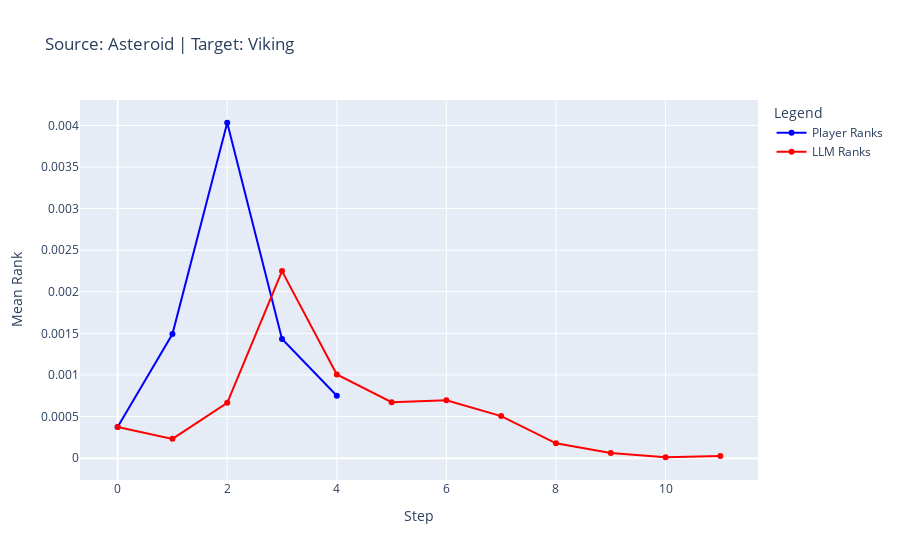
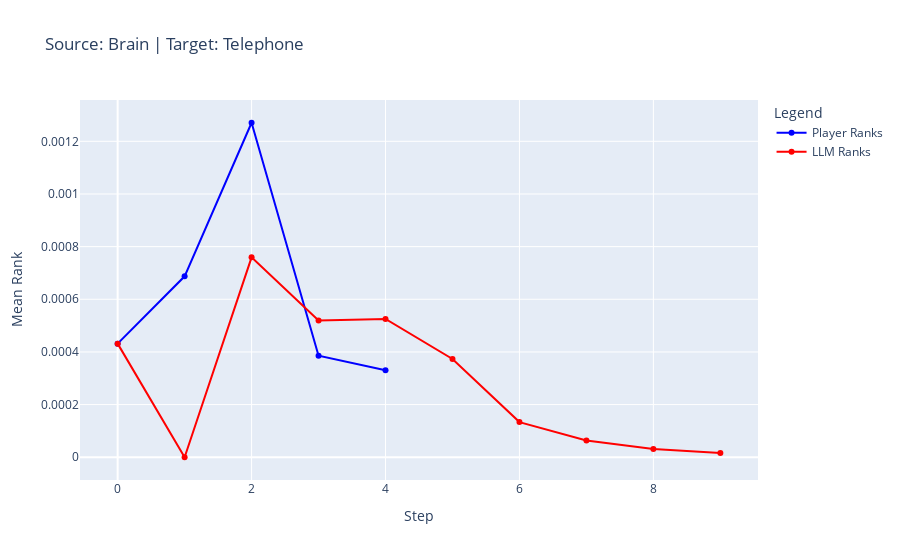
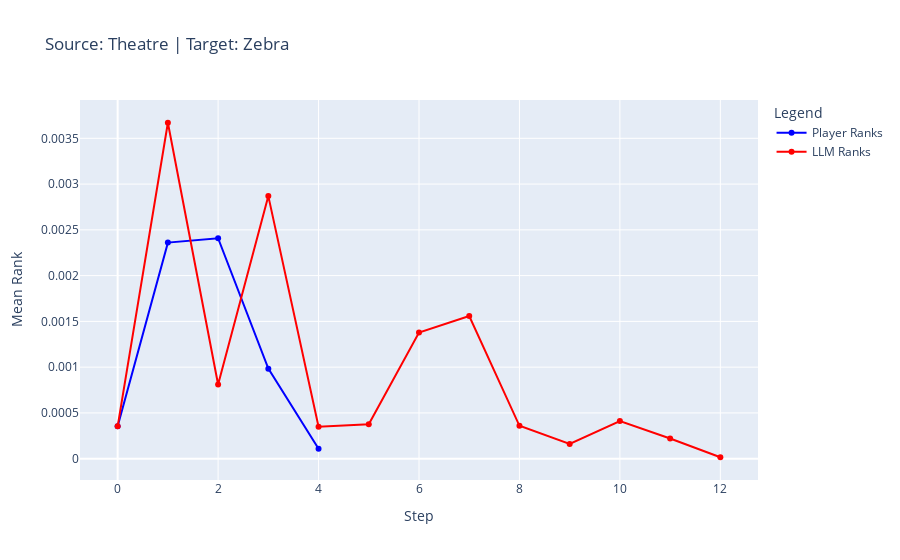
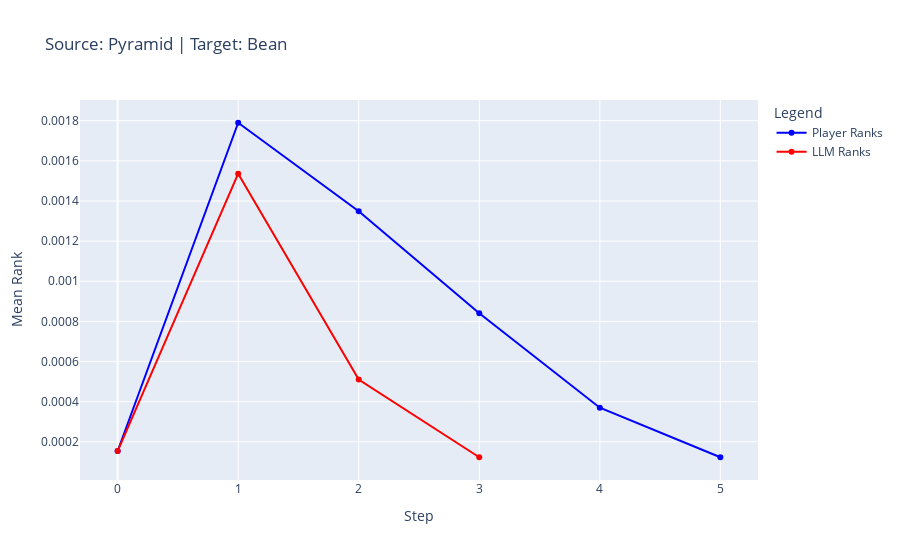

Notebook source saved alongside these figures, in order:
### Markdown cell above
## What is the LLM's strategy?
We studied the LLM strategy to know why they don't get as good performance as real players. We ran page rank algorithm on the graph of links and plotted the average ranks of nodes for the most common path lengths for players and LLMs on each source-target pair. We can see that players tend to go up quickly to a "Hub" and then go down to the target. The LLMs on the other hand don't have a clear pattern in their paths. This confirms to us that they are not good on all tasks and also that they are not very consistent. However, we observed that when they use the "Hub" strategy they are as god as humans (example: Batman -> The Holocaust path).

### Code cell
utils.plot_llm_vs_players_strategies(sources, targets, finished_paths_df, llm_paths, ranks)

### Figure 1 — Plotly figure (JSON) as saved in the notebook; plotly's stock layout.template omitted (floating-point values rounded to 4 significant figures)
{"data": [{"line": {"color": "blue"}, "mode": "lines+markers", "name": "Player Ranks", "type": "scatter", "x": [0, 1, 2, 3, 4], "y": [0.0003744, 0.001492, 0.004032, 0.001432, 0.0007504]}, {"line": {"color": "red"}, "mode": "lines+markers", "name": "LLM Ranks", "type": "scatter", "x": [0, 1, 2, 3, 4, 5, 6, 7, 8, 9, 10, 11], "y": [0.0003744, 0.0002317, 0.0006647, 0.002248, 0.001006, 0.0006734, 0.000696, 0.0005052, 0.0001779, 6.242e-05, 1.076e-05, 2.588e-05]}], "layout": {"legend": {"title": {"text": "Legend"}}, "title": {"text": "Source: Asteroid | Target: Viking"}, "xaxis": {"title": {"text": "Step"}}, "yaxis": {"title": {"text": "Mean Rank"}}}}

### Figure 2 — Plotly figure (JSON) as saved in the notebook; plotly's stock layout.template omitted (floating-point values rounded to 4 significant figures)
{"data": [{"line": {"color": "blue"}, "mode": "lines+markers", "name": "Player Ranks", "type": "scatter", "x": [0, 1, 2, 3, 4], "y": [0.0004316, 0.0006873, 0.001271, 0.0003856, 0.0003306]}, {"line": {"color": "red"}, "mode": "lines+markers", "name": "LLM Ranks", "type": "scatter", "x": [0, 1, 2, 3, 4, 5, 6, 7, 8, 9], "y": [0.0004316, 0, 0.0007593, 0.0005193, 0.0005251, 0.0003733, 0.0001335, 6.392e-05, 3.148e-05, 1.574e-05]}], "layout": {"legend": {"title": {"text": "Legend"}}, "title": {"text": "Source: Brain | Target: Telephone"}, "xaxis": {"title": {"text": "Step"}}, "yaxis": {"title": {"text": "Mean Rank"}}}}

### Figure 3 — Plotly figure (JSON) as saved in the notebook; plotly's stock layout.template omitted (floating-point values rounded to 4 significant figures)
{"data": [{"line": {"color": "blue"}, "mode": "lines+markers", "name": "Player Ranks", "type": "scatter", "x": [0, 1, 2, 3, 4], "y": [0.0003531, 0.00236, 0.002409, 0.0009836, 0.0001092]}, {"line": {"color": "red"}, "mode": "lines+markers", "name": "LLM Ranks", "type": "scatter", "x": [0, 1, 2, 3, 4, 5, 6, 7, 8, 9, 10, 11, 12], "y": [0.0003531, 0.00367, 0.0008101, 0.002869, 0.000348, 0.0003756, 0.001379, 0.001558, 0.0003592, 0.0001603, 0.0004119, 0.0002202, 1.56e-05]}], "layout": {"legend": {"title": {"text": "Legend"}}, "title": {"text": "Source: Theatre | Target: Zebra"}, "xaxis": {"title": {"text": "Step"}}, "yaxis": {"title": {"text": "Mean Rank"}}}}

### Figure 4 — Plotly figure (JSON) as saved in the notebook; plotly's stock layout.template omitted (floating-point values rounded to 4 significant figures)
{"data": [{"line": {"color": "blue"}, "mode": "lines+markers", "name": "Player Ranks", "type": "scatter", "x": [0, 1, 2, 3, 4, 5], "y": [0.000154, 0.00179, 0.001349, 0.0008405, 0.0003698, 0.0001231]}, {"line": {"color": "red"}, "mode": "lines+markers", "name": "LLM Ranks", "type": "scatter", "x": [0, 1, 2, 3], "y": [0.000154, 0.001536, 0.0005099, 0.0001231]}], "layout": {"legend": {"title": {"text": "Legend"}}, "title": {"text": "Source: Pyramid | Target: Bean"}, "xaxis": {"title": {"text": "Step"}}, "yaxis": {"title": {"text": "Mean Rank"}}}}
